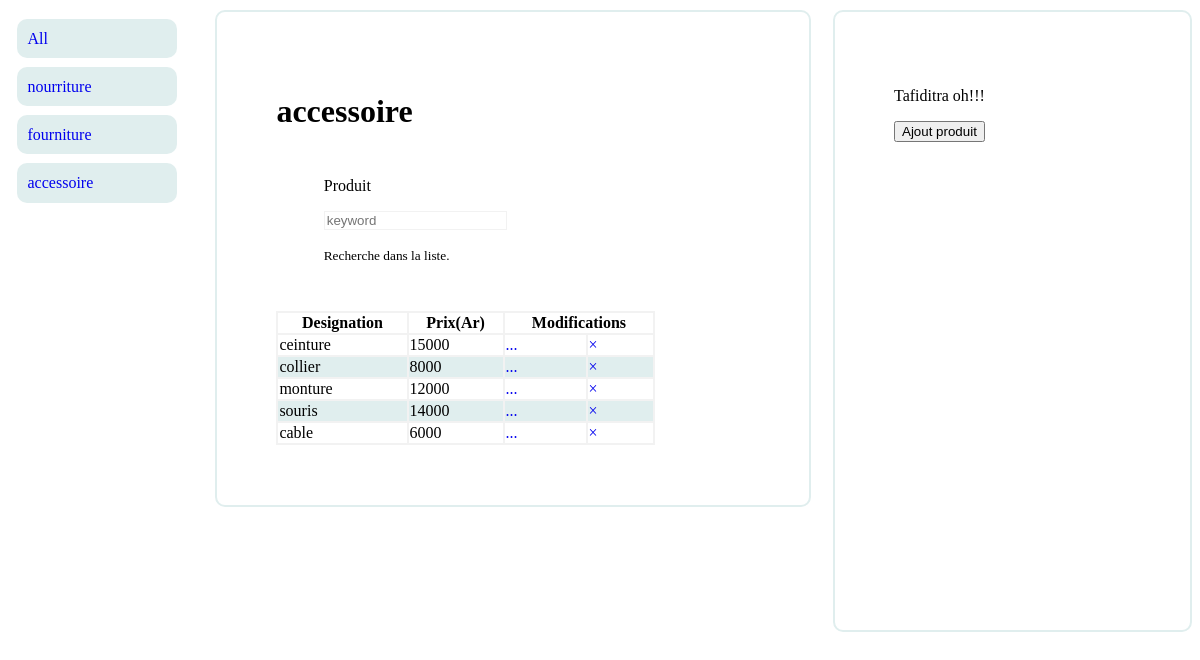
/index.php/ViewController/affParCateg?nom=accessoire, run on the app's committed database.
### tables this page shows
create table produit(
	id int not null auto_increment primary key,
	designation varchar(100),
	prix int,
	idCate int,
	foreign key (idCate) references categorie(id)
);

### application/controllers/ViewController.php (called while the page is built, shortened)
<?php
class ViewController extends CI_Controller {
	public function affParCateg(){
		$this->load->model('Produit');
		$nom = $this->input->get('nom');
		if($nom == "All"){
			$donnee['nom'] = $nom;
			$donnee['listeProduit'] = $this->Produit->selectAllProduct();
		}
		else if($nom == "nourriture"){
			$donnee['nom'] = $nom;
			$donnee['listeProduit'] = $this->Produit->selectByCategory($nom);
		}
		else if($nom == "fourniture"){
			$donnee['nom'] = $nom;
			$donnee['listeProduit'] = $this->Produit->selectByCategory($nom);
		}
		else if($nom == "accessoire"){
			$donnee['nom'] = $nom;
			$donnee['listeProduit'] = $this->Produit->selectByCategory($nom);
		}
		$this->load->view('affichage',$donnee);
	}
}

### index.php (called while the page is built, shortened)
<?php
require_once BASEPATH.'core/CodeIgniter.php';

### application/models/Produit.php (called while the page is built, shortened)
<?php if ( ! defined('BASEPATH')) exit('No direct script access allowed');
class Produit extends CI_Model{
	public function selectByCategory($nom)
	{
		$sql = "select produit.* from produit join categorie on categorie.id=produit.idCate where categorie.nom = %s";
		$sql = sprintf($sql,$this->db->escape($nom));
		$query = $this->db->query($sql);
		$produit = array();
		foreach ($query->result_array() as $key) {
			$produit[] = $key;
		}
		return $produit;
	}
}

### application/views/affichage.php (the view, shortened to what this page needs)
<!DOCTYPE html>
<html lang="en">
<head>
</head>
<body>
    <div id="page">
        <div id="nav1"><nav class="nav d-flex justify-content-between">
      <div class="ab"><a class="p-2 text-muted" href="../ViewController/affParCateg?nom=All">All</a></div>
     <div class="ab"> <a class="p-2 text-muted" href="../ViewController/affParCateg?nom=nourriture">nourriture</a></div>
     <div class="ab"> <a class="p-2 text-muted" href="../ViewController/affParCateg?nom=fourniture">fourniture</a></div>
      <div class="ab"><a class="p-2 text-muted" href="../ViewController/affParCateg?nom=accessoire">accessoire</a></div>
   </div><div id="nav2">
	<p>Tafiditra oh!!!</p>
		<form action="../CrudController/ajout">
			<input type="submit" name="" value="Ajout produit">
		</form>
</div><div id="content">
        <h1><?php echo $nom; ?></h1>
	<div class="col-4 form-group" id="recherche">
			    <label for="exampleInputEmail1">Produit</label>
			    <p><input type="text" class="form-control" id="exampleInputEmail1" aria-describedby="emailHelp" placeholder="keyword" style="border: 1px solid #F2F2F2"></p>
			    <small id="emailHelp" class="form-text text-muted">Recherche dans la liste.</small>
</div>
	<table border="1" style="border-spacing: 0;width: 80%;height: 100%">
		<thead>
			<tr>
				<th>Designation</th>
				<th>Prix(Ar)</th>
				<th colspan="2">Modifications</th>
			</tr>
		</thead>
		<tbody id="myTable">
            <?php for ($i=0; $i < count($listeProduit) ; $i++) { ?>
			<tr>
					<td scope="row"><?php echo $listeProduit[$i]['designation']; ?></td>
					<td><?php echo $listeProduit[$i]['prix']; ?></td>
                    <td><a href="../CrudController/modifier?id=<?php echo $listeProduit[$i]['id']; ?>"><span aria-hidden="true">...</span></a></td>
					<td><a href="../CrudController/supprimerProduit?id=<?php echo $listeProduit[$i]['id']; ?>"><span aria-hidden="true">&times;</span></a></td>
			</tr>
			<?php }?>
		</tbody>
	</table></div>
        </div>
</body>
</html>

### application/views/affichage.php (style rules this page uses)
a { text-decoration: none; }
#page { width: 100%; }
#nav1 { float: left; width: 15%; height: 50%; color: black; }
#nav2 { float: right; width: 20%; height: 500px; border: 2px solid #E0EEEE; padding: 5%; border-radius: 10px; }
#content { margin-left: 17.5%; width: 40%; border: 2px solid #E0EEEE; padding: 5%; margin-top: 10px; border-radius: 10px; margin-bottom: 10px; }
.ab { margin: 5%; padding: 6%; border-radius: 10px; background-color: #E0EEEE; }
table, th, td { border: 1px solid #F2F2F2; }
tr:nth-child(even) { background: #E0EEEE; }
tr:nth-child(odd) { background: #FFF; }
#recherche { margin: 10%; }

### data on the page
produit: designation "ceinture", prix "15000"
produit: designation "collier", prix "8000"
produit: designation "monture", prix "12000"
produit: designation "souris", prix "14000"
produit: designation "cable", prix "6000"

### other printed values
$nom "accessoire"
